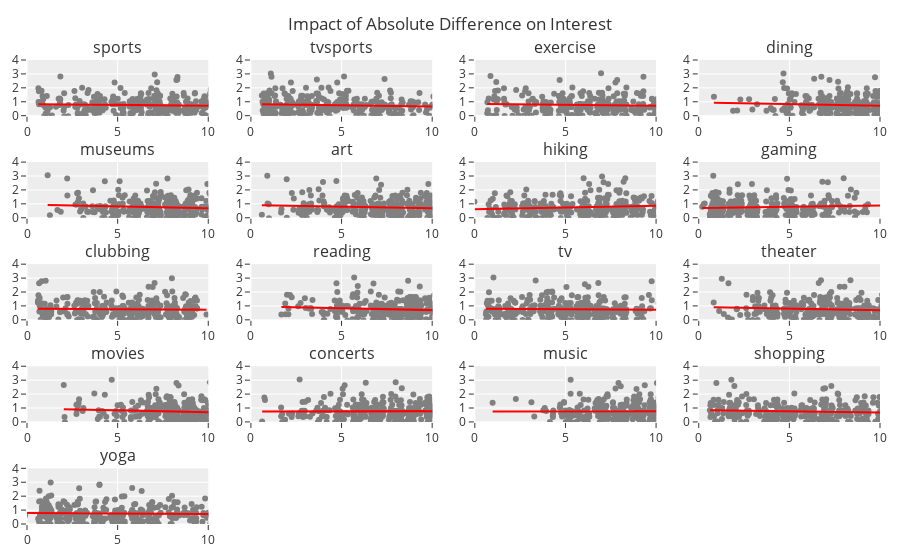

Notebook code cell kept with this figure:
### Code cell
import random
from plotly.subplots import make_subplots

trend_by_interest = []

# Declare some figure parameters
y_jitter_strength = 0.05
x_jitter_strength = y_jitter_strength * 8
plot_margin = 20

# Create subplot
fig = make_subplots(
    rows=5, cols=4,
    subplot_titles=interests_columns,
    horizontal_spacing=0.05,
    vertical_spacing=0.1
    )

# Create plot in subplot for every interest
for i, interest in enumerate(interests_columns):
    
    # Loop through rows and columns
    col = (i%4) + 1
    row = i//4 + 1
    
    # Set x and y as interest and absolute diff
    x = data_perspective_interests[interest].apply(lambda x: x + random.uniform(-x_jitter_strength, x_jitter_strength))
    y = data_perspective_interests['abs_diff'].apply(lambda x: x + random.uniform(-y_jitter_strength, y_jitter_strength))
    
    # Add scatter plot to every plot
    fig.add_trace(go.Scatter(
        x=x,
        y=y,
        mode='markers',
        showlegend=False,
    ), row=row, col=col,)
    
    # Calculate trendline for every interest
    model = LinearRegression()
    x_reshaped = np.array(x).reshape(-1,1)
    model.fit(x_reshaped, y)
    trendline = model.predict(x_reshaped)
    
    # Add trendline to plot
    fig.add_trace(go.Scatter(
        x=x,
        y=trendline,
        mode='lines',
        showlegend=False,
        line=dict(color='red')
    ), row=row, col=col)
    
    print(interest, round(model.coef_[0], 2))
    trend_by_interest.append(model.coef_[0])
    
# Update layout to beautify
fig.update_layout(title_text="Impact of Absolute Difference on Interest",
                  template='ggplot2',
                  margin=dict(l=plot_margin, r=plot_margin, t=plot_margin*3, b=plot_margin))  
fig.update_xaxes(range=[0,10])
fig.update_yaxes(range=[0,4])
fig.update_traces(marker=dict(color='grey'))

fig.show()

### Figure 1 — Plotly figure (JSON) as saved in the notebook; plotly's stock layout.template omitted (floating-point values rounded to 4 significant figures; data arrays with more than 128 entries replaced by an {"elided": "..."} marker saying what was removed)
{"data": [{"marker": {"color": "grey"}, "mode": "markers", "showlegend": false, "type": "scatter", "x": {"elided": "314 float values"}, "xaxis": "x", "y": {"elided": "314 float values"}, "yaxis": "y"}, {"line": {"color": "red"}, "marker": {"color": "grey"}, "mode": "lines", "showlegend": false, "type": "scatter", "x": {"elided": "314 float values"}, "xaxis": "x", "y": {"elided": "314 float values"}, "yaxis": "y"}, {"marker": {"color": "grey"}, "mode": "markers", "showlegend": false, "type": "scatter", "x": {"elided": "314 float values"}, "xaxis": "x2", "y": {"elided": "314 float values"}, "yaxis": "y2"}, {"line": {"color": "red"}, "marker": {"color": "grey"}, "mode": "lines", "showlegend": false, "type": "scatter", "x": {"elided": "314 float values"}, "xaxis": "x2", "y": {"elided": "314 float values"}, "yaxis": "y2"}, {"marker": {"color": "grey"}, "mode": "markers", "showlegend": false, "type": "scatter", "x": {"elided": "314 float values"}, "xaxis": "x3", "y": {"elided": "314 float values"}, "yaxis": "y3"}, {"line": {"color": "red"}, "marker": {"color": "grey"}, "mode": "lines", "showlegend": false, "type": "scatter", "x": {"elided": "314 float values"}, "xaxis": "x3", "y": {"elided": "314 float values"}, "yaxis": "y3"}, {"marker": {"color": "grey"}, "mode": "markers", "showlegend": false, "type": "scatter", "x": {"elided": "314 float values"}, "xaxis": "x4", "y": {"elided": "314 float values"}, "yaxis": "y4"}, {"line": {"color": "red"}, "marker": {"color": "grey"}, "mode": "lines", "showlegend": false, "type": "scatter", "x": {"elided": "314 float values"}, "xaxis": "x4", "y": {"elided": "314 float values"}, "yaxis": "y4"}, {"marker": {"color": "grey"}, "mode": "markers", "showlegend": false, "type": "scatter", "x": {"elided": "314 float values"}, "xaxis": "x5", "y": {"elided": "314 float values"}, "yaxis": "y5"}, {"line": {"color": "red"}, "marker": {"color": "grey"}, "mode": "lines", "showlegend": false, "type": "scatter", "x": {"elided": "314 float values"}, "xaxis": "x5", "y": {"elided": "314 float values"}, "yaxis": "y5"}, {"marker": {"color": "grey"}, "mode": "markers", "showlegend": false, "type": "scatter", "x": {"elided": "314 float values"}, "xaxis": "x6", "y": {"elided": "314 float values"}, "yaxis": "y6"}, {"line": {"color": "red"}, "marker": {"color": "grey"}, "mode": "lines", "showlegend": false, "type": "scatter", "x": {"elided": "314 float values"}, "xaxis": "x6", "y": {"elided": "314 float values"}, "yaxis": "y6"}, {"marker": {"color": "grey"}, "mode": "markers", "showlegend": false, "type": "scatter", "x": {"elided": "314 float values"}, "xaxis": "x7", "y": {"elided": "314 float values"}, "yaxis": "y7"}, {"line": {"color": "red"}, "marker": {"color": "grey"}, "mode": "lines", "showlegend": false, "type": "scatter", "x": {"elided": "314 float values"}, "xaxis": "x7", "y": {"elided": "314 float values"}, "yaxis": "y7"}, {"marker": {"color": "grey"}, "mode": "markers", "showlegend": false, "type": "scatter", "x": {"elided": "314 float values"}, "xaxis": "x8", "y": {"elided": "314 float values"}, "yaxis": "y8"}, {"line": {"color": "red"}, "marker": {"color": "grey"}, "mode": "lines", "showlegend": false, "type": "scatter", "x": {"elided": "314 float values"}, "xaxis": "x8", "y": {"elided": "314 float values"}, "yaxis": "y8"}, {"marker": {"color": "grey"}, "mode": "markers", "showlegend": false, "type": "scatter", "x": {"elided": "314 float values"}, "xaxis": "x9", "y": {"elided": "314 float values"}, "yaxis": "y9"}, {"line": {"color": "red"}, "marker": {"color": "grey"}, "mode": "lines", "showlegend": false, "type": "scatter", "x": {"elided": "314 float values"}, "xaxis": "x9", "y": {"elided": "314 float values"}, "yaxis": "y9"}, {"marker": {"color": "grey"}, "mode": "markers", "showlegend": false, "type": "scatter", "x": {"elided": "314 float values"}, "xaxis": "x10", "y": {"elided": "314 float values"}, "yaxis": "y10"}, {"line": {"color": "red"}, "marker": {"color": "grey"}, "mode": "lines", "showlegend": false, "type": "scatter", "x": {"elided": "314 float values"}, "xaxis": "x10", "y": {"elided": "314 float values"}, "yaxis": "y10"}, {"marker": {"color": "grey"}, "mode": "markers", "showlegend": false, "type": "scatter", "x": {"elided": "314 float values"}, "xaxis": "x11", "y": {"elided": "314 float values"}, "yaxis": "y11"}, {"line": {"color": "red"}, "marker": {"color": "grey"}, "mode": "lines", "showlegend": false, "type": "scatter", "x": {"elided": "314 float values"}, "xaxis": "x11", "y": {"elided": "314 float values"}, "yaxis": "y11"}, {"marker": {"color": "grey"}, "mode": "markers", "showlegend": false, "type": "scatter", "x": {"elided": "314 float values"}, "xaxis": "x12", "y": {"elided": "314 float values"}, "yaxis": "y12"}, {"line": {"color": "red"}, "marker": {"color": "grey"}, "mode": "lines", "showlegend": false, "type": "scatter", "x": {"elided": "314 float values"}, "xaxis": "x12", "y": {"elided": "314 float values"}, "yaxis": "y12"}, {"marker": {"color": "grey"}, "mode": "markers", "showlegend": false, "type": "scatter", "x": {"elided": "314 float values"}, "xaxis": "x13", "y": {"elided": "314 float values"}, "yaxis": "y13"}, {"line": {"color": "red"}, "marker": {"color": "grey"}, "mode": "lines", "showlegend": false, "type": "scatter", "x": {"elided": "314 float values"}, "xaxis": "x13", "y": {"elided": "314 float values"}, "yaxis": "y13"}, {"marker": {"color": "grey"}, "mode": "markers", "showlegend": false, "type": "scatter", "x": {"elided": "314 float values"}, "xaxis": "x14", "y": {"elided": "314 float values"}, "yaxis": "y14"}, {"line": {"color": "red"}, "marker": {"color": "grey"}, "mode": "lines", "showlegend": false, "type": "scatter", "x": {"elided": "314 float values"}, "xaxis": "x14", "y": {"elided": "314 float values"}, "yaxis": "y14"}, {"marker": {"color": "grey"}, "mode": "markers", "showlegend": false, "type": "scatter", "x": {"elided": "314 float values"}, "xaxis": "x15", "y": {"elided": "314 float values"}, "yaxis": "y15"}, {"line": {"color": "red"}, "marker": {"color": "grey"}, "mode": "lines", "showlegend": false, "type": "scatter", "x": {"elided": "314 float values"}, "xaxis": "x15", "y": {"elided": "314 float values"}, "yaxis": "y15"}, {"marker": {"color": "grey"}, "mode": "markers", "showlegend": false, "type": "scatter", "x": {"elided": "314 float values"}, "xaxis": "x16", "y": {"elided": "314 float values"}, "yaxis": "y16"}, {"line": {"color": "red"}, "marker": {"color": "grey"}, "mode": "lines", "showlegend": false, "type": "scatter", "x": {"elided": "314 float values"}, "xaxis": "x16", "y": {"elided": "314 float values"}, "yaxis": "y16"}, {"marker": {"color": "grey"}, "mode": "markers", "showlegend": false, "type": "scatter", "x": {"elided": "314 float values"}, "xaxis": "x17", "y": {"elided": "314 float values"}, "yaxis": "y17"}, {"line": {"color": "red"}, "marker": {"color": "grey"}, "mode": "lines", "showlegend": false, "type": "scatter", "x": {"elided": "314 float values"}, "xaxis": "x17", "y": {"elided": "314 float values"}, "yaxis": "y17"}], "layout": {"annotations": [{"font": {"size": 16}, "showarrow": false, "text": "sports", "x": 0.1062, "xanchor": "center", "xref": "paper", "y": 1, "yanchor": "bottom", "yref": "paper"}, {"font": {"size": 16}, "showarrow": false, "text": "tvsports", "x": 0.3688, "xanchor": "center", "xref": "paper", "y": 1, "yanchor": "bottom", "yref": "paper"}, {"font": {"size": 16}, "showarrow": false, "text": "exercise", "x": 0.6313, "xanchor": "center", "xref": "paper", "y": 1, "yanchor": "bottom", "yref": "paper"}, {"font": {"size": 16}, "showarrow": false, "text": "dining", "x": 0.8938, "xanchor": "center", "xref": "paper", "y": 1, "yanchor": "bottom", "yref": "paper"}, {"font": {"size": 16}, "showarrow": false, "text": "museums", "x": 0.1062, "xanchor": "center", "xref": "paper", "y": 0.78, "yanchor": "bottom", "yref": "paper"}, {"font": {"size": 16}, "showarrow": false, "text": "art", "x": 0.3688, "xanchor": "center", "xref": "paper", "y": 0.78, "yanchor": "bottom", "yref": "paper"}, {"font": {"size": 16}, "showarrow": false, "text": "hiking", "x": 0.6313, "xanchor": "center", "xref": "paper", "y": 0.78, "yanchor": "bottom", "yref": "paper"}, {"font": {"size": 16}, "showarrow": false, "text": "gaming", "x": 0.8938, "xanchor": "center", "xref": "paper", "y": 0.78, "yanchor": "bottom", "yref": "paper"}, {"font": {"size": 16}, "showarrow": false, "text": "clubbing", "x": 0.1062, "xanchor": "center", "xref": "paper", "y": 0.56, "yanchor": "bottom", "yref": "paper"}, {"font": {"size": 16}, "showarrow": false, "text": "reading", "x": 0.3688, "xanchor": "center", "xref": "paper", "y": 0.56, "yanchor": "bottom", "yref": "paper"}, {"font": {"size": 16}, "showarrow": false, "text": "tv", "x": 0.6313, "xanchor": "center", "xref": "paper", "y": 0.56, "yanchor": "bottom", "yref": "paper"}, {"font": {"size": 16}, "showarrow": false, "text": "theater", "x": 0.8938, "xanchor": "center", "xref": "paper", "y": 0.56, "yanchor": "bottom", "yref": "paper"}, {"font": {"size": 16}, "showarrow": false, "text": "movies", "x": 0.1062, "xanchor": "center", "xref": "paper", "y": 0.34, "yanchor": "bottom", "yref": "paper"}, {"font": {"size": 16}, "showarrow": false, "text": "concerts", "x": 0.3688, "xanchor": "center", "xref": "paper", "y": 0.34, "yanchor": "bottom", "yref": "paper"}, {"font": {"size": 16}, "showarrow": false, "text": "music", "x": 0.6313, "xanchor": "center", "xref": "paper", "y": 0.34, "yanchor": "bottom", "yref": "paper"}, {"font": {"size": 16}, "showarrow": false, "text": "shopping", "x": 0.8938, "xanchor": "center", "xref": "paper", "y": 0.34, "yanchor": "bottom", "yref": "paper"}, {"font": {"size": 16}, "showarrow": false, "text": "yoga", "x": 0.1062, "xanchor": "center", "xref": "paper", "y": 0.12, "yanchor": "bottom", "yref": "paper"}], "margin": {"b": 20, "l": 20, "r": 20, "t": 60}, "title": {"text": "Impact of Absolute Difference on Interest"}, "xaxis": {"anchor": "y", "domain": [0, 0.2125], "range": [0, 10]}, "xaxis10": {"anchor": "y10", "domain": [0.2625, 0.475], "range": [0, 10]}, "xaxis11": {"anchor": "y11", "domain": [0.525, 0.7375], "range": [0, 10]}, "xaxis12": {"anchor": "y12", "domain": [0.7875, 1], "range": [0, 10]}, "xaxis13": {"anchor": "y13", "domain": [0, 0.2125], "range": [0, 10]}, "xaxis14": {"anchor": "y14", "domain": [0.2625, 0.475], "range": [0, 10]}, "xaxis15": {"anchor": "y15", "domain": [0.525, 0.7375], "range": [0, 10]}, "xaxis16": {"anchor": "y16", "domain": [0.7875, 1], "range": [0, 10]}, "xaxis17": {"anchor": "y17", "domain": [0, 0.2125], "range": [0, 10]}, "xaxis18": {"anchor": "y18", "domain": [0.2625, 0.475], "range": [0, 10]}, "xaxis19": {"anchor": "y19", "domain": [0.525, 0.7375], "range": [0, 10]}, "xaxis2": {"anchor": "y2", "domain": [0.2625, 0.475], "range": [0, 10]}, "xaxis20": {"anchor": "y20", "domain": [0.7875, 1], "range": [0, 10]}, "xaxis3": {"anchor": "y3", "domain": [0.525, 0.7375], "range": [0, 10]}, "xaxis4": {"anchor": "y4", "domain": [0.7875, 1], "range": [0, 10]}, "xaxis5": {"anchor": "y5", "domain": [0, 0.2125], "range": [0, 10]}, "xaxis6": {"anchor": "y6", "domain": [0.2625, 0.475], "range": [0, 10]}, "xaxis7": {"anchor": "y7", "domain": [0.525, 0.7375], "range": [0, 10]}, "xaxis8": {"anchor": "y8", "domain": [0.7875, 1], "range": [0, 10]}, "xaxis9": {"anchor": "y9", "domain": [0, 0.2125], "range": [0, 10]}, "yaxis": {"anchor": "x", "domain": [0.88, 1], "range": [0, 4]}, "yaxis10": {"anchor": "x10", "domain": [0.44, 0.56], "range": [0, 4]}, "yaxis11": {"anchor": "x11", "domain": [0.44, 0.56], "range": [0, 4]}, "yaxis12": {"anchor": "x12", "domain": [0.44, 0.56], "range": [0, 4]}, "yaxis13": {"anchor": "x13", "domain": [0.22, 0.34], "range": [0, 4]}, "yaxis14": {"anchor": "x14", "domain": [0.22, 0.34], "range": [0, 4]}, "yaxis15": {"anchor": "x15", "domain": [0.22, 0.34], "range": [0, 4]}, "yaxis16": {"anchor": "x16", "domain": [0.22, 0.34], "range": [0, 4]}, "yaxis17": {"anchor": "x17", "domain": [0, 0.12], "range": [0, 4]}, "yaxis18": {"anchor": "x18", "domain": [0, 0.12], "range": [0, 4]}, "yaxis19": {"anchor": "x19", "domain": [0, 0.12], "range": [0, 4]}, "yaxis2": {"anchor": "x2", "domain": [0.88, 1], "range": [0, 4]}, "yaxis20": {"anchor": "x20", "domain": [0, 0.12], "range": [0, 4]}, "yaxis3": {"anchor": "x3", "domain": [0.88, 1], "range": [0, 4]}, "yaxis4": {"anchor": "x4", "domain": [0.88, 1], "range": [0, 4]}, "yaxis5": {"anchor": "x5", "domain": [0.66, 0.78], "range": [0, 4]}, "yaxis6": {"anchor": "x6", "domain": [0.66, 0.78], "range": [0, 4]}, "yaxis7": {"anchor": "x7", "domain": [0.66, 0.78], "range": [0, 4]}, "yaxis8": {"anchor": "x8", "domain": [0.66, 0.78], "range": [0, 4]}, "yaxis9": {"anchor": "x9", "domain": [0.44, 0.56], "range": [0, 4]}}}
